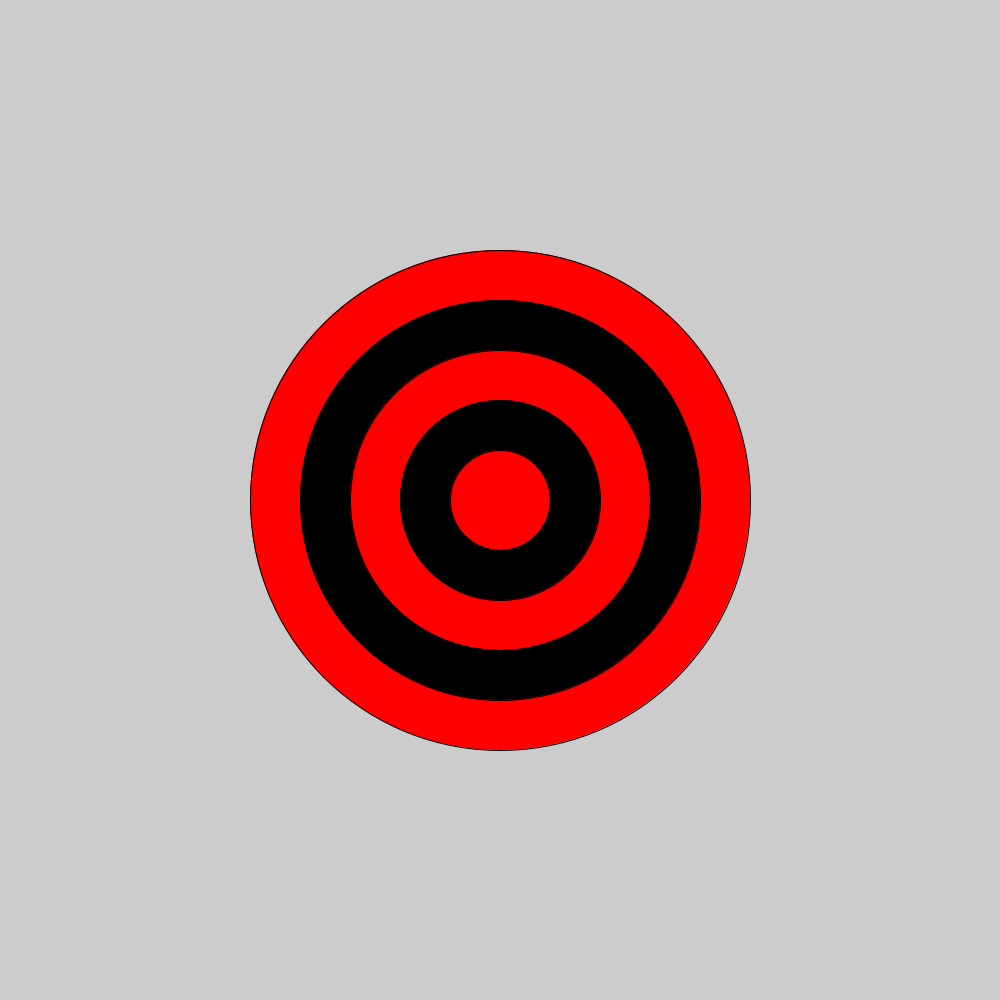
Frame 1 (no input)
Frame 60 (the mouse pressed at the canvas centre just before this capture): identical to frame 1, image omitted
Frame 120 (the mouse held since frame 60 and released just before this capture): identical to frame 1, image omitted

The Processing sketch that drew this single still picture (run headless with seeded random() and noise(); from frame 60 on, the mouse is pressed at the canvas centre):

// Processing sketch: bullseye
// ── bullseye.pde
void setup(){
  size(1000,1000);
  fill(#FF0000);
ellipse(500,500,500,500);
fill(#000000);
ellipse(500,500,400,400);
fill(#FF0000);
ellipse(500,500,300,300);
fill(#000000);
ellipse(500,500,200,200);
fill(#FF0000);
ellipse(500,500,100,100);

}
void draw(){








}
